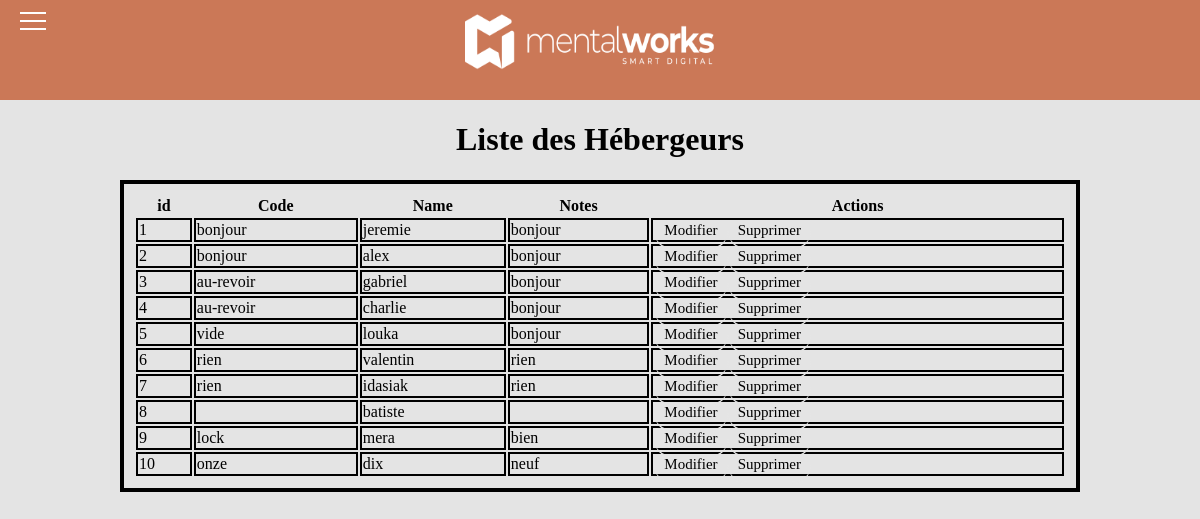
The app's page /Host/Host.php with its own data.
### tables this page shows
CREATE TABLE `host` (
  `id` int(11) NOT NULL,
  `code` varchar(255) DEFAULT NULL,
  `name` varchar(255) DEFAULT NULL,
  `notes` varchar(1000) DEFAULT NULL
);

### src/Autoloader.php (called while the page is built, shortened)
<?php
class Autoloader{
    public static function register(){
        spl_autoload_register(function ($class){
            $file = str_replace('\\', DIRECTORY_SEPARATOR, $class).'.php';
            return false;
        });
    }
}

### src/Connection/Connection.php (called while the page is built, shortened)
<?php
class Connection{
    protected $server="localhost";
    protected $dbName="environgestion";
    protected $user="root";
    protected $pass="";
    private $co;
    public function connectionBDD(){
        $dsn = "mysql:host=" . $this->server ."; charset=utf8; dbname=" . $this->dbName;
        $this->co = new PDO($dsn, $this->user, $this->pass);
        $this->co->setAttribute(PDO::ATTR_ERRMODE, PDO::ERRMODE_EXCEPTION);
    }
    public function __call($name, array $arguments) {
        if(method_exists($this->co, $name)){
            try{
                return call_user_func_array(array(&$this->co, $name), $arguments);
            }
            catch(Exception $e){
                throw new Exception('Erreur: "'.$name.'" nexiste pas.');
            }
         }
     }
}

### src/Repository/HostRepository.php (the view, shortened to what this page needs)
<?php
class HostRepository
{
    public static function listHost(){
        $co = new Connection();
        echo '<table class="table table-striped table-bordered">';
        echo '<thead>';
        echo '<tr>';
        echo'<th>id</th>';
        echo'<th>Code</th>';
        echo'<th>Name</th>';
        echo'<th>Notes</th>';
        echo'<th>Actions</th>';
        echo'</tr>';
        echo'</thead>';
        echo'<tbody>';
        $co->connectionBDD();
        $statement = $co->query('SELECT id, code, name, notes FROM host ORDER BY id ASC');
        while($item = $statement->fetch()) {
            echo '<tr>';
            echo '<td>'. $item['id'] . '</td>';
            echo '<td>'. $item['code'] . '</td>';
            echo '<td>'. $item['name'] . '</td>';
            echo '<td>'. $item['notes'] . '</td>';
            echo '<td>';
            echo '<a class="btn btn-primary" href="UpdateHost.php?id=' . $item['id'] . '">Modifier</a>';
            echo '<a class="btn btn-primary" href="DeleteHost.php?id=' . $item['id'] . '">Supprimer</a>';
            echo '</td>';
            echo '</tr>';
        }
        echo'</tbody>';
        echo'</table>';
    }
}

### CSS/Style.css (style rules this page uses)
a { color: black; text-decoration: none; font-size: 15px; margin-top: 10px; margin-bottom: 5px; border-bottom: 2px solid #e4e4e4; border-radius: 20px; padding: 10px; }
table { border: solid 4px black; width: 80%; padding: 10px; margin-left: 10%; max-height: 500px; }
td { border: solid 2px black; }

### records on screen
host: id "1", code "bonjour", name "jeremie", notes "bonjour"
host: id "2", code "bonjour", name "alex", notes "bonjour"
host: id "3", code "au-revoir", name "gabriel", notes "bonjour"
host: id "4", code "au-revoir", name "charlie", notes "bonjour"
host: id "5", code "vide", name "louka", notes "bonjour"
host: id "6", code "rien", name "valentin", notes "rien"
host: id "7", code "rien", name "idasiak", notes "rien"
host: id "8", name "batiste"
host: id "9", code "lock", name "mera", notes "bien"
host: id "10", code "onze", name "dix", notes "neuf"
